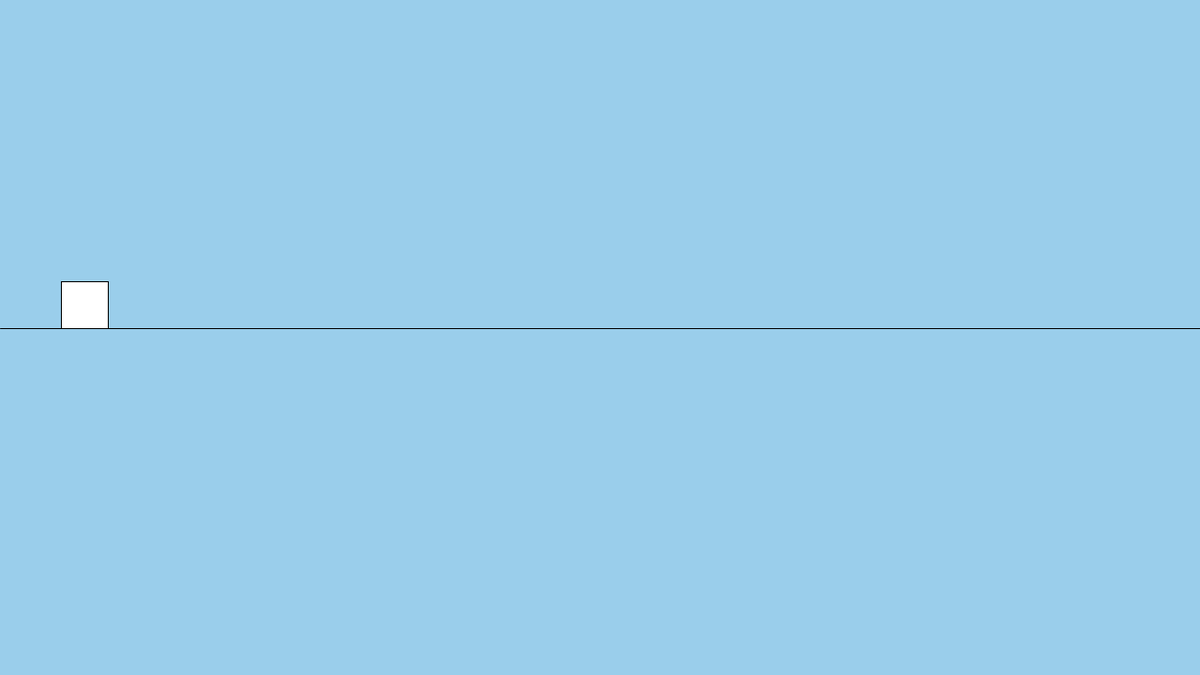
Frame 1 (no input)
Frame 60 (the mouse pressed at the canvas centre just before this capture): identical to frame 1, image omitted
Frame 120 (the mouse held since frame 60 and released just before this capture): identical to frame 1, image omitted

The Processing sketch that drew this single still picture (run headless with seeded random() and noise(); from frame 60 on, the mouse is pressed at the canvas centre):

// Processing sketch: ClickyDinosaur_AEB
// ── ClickyDinosaur_AEB.pde
// REMINDER! pull orgin BEFORE starting to work
// millis() function (use to increase difficulty as game continues)
//Returns the number of milliseconds (thousandths of a second) since starting the sketch. This information is often used for timing animation sequences.
//Clicky Dinosaur Capstone Final Project AEB
// draw dino later?
//ArrayList<cactus> enemies;
float groundY = 200;
float dGravity = 1;
float dinoSize = 50;
float dinoX = 65;
float dinoY = 300;
float dVelocity = 0;
float dinoJump = -10;
boolean isDinoJumping = false; //determines if game continues (dino isn't jumping and hits obstacle, game over)
boolean gameOver = false;
int gameScore = 0;

void setup() {
    size(1280, 720);
    //enemies = new ArrayList<cactus>();
}

void draw() {
    background(154, 206, 235);
    //ground color bellow (make sure to change later)
    line(0, 350, width, 350);
      //temp dino
    fill(255, 255, 255);
    rect(dinoX, dinoY, dinoSize, dinoSize);
    dVelocity += dGravity;
    dinoY += dVelocity;
    if (dinoY >= 300){
      dinoY = 300;
      isDinoJumping = false;
      }
      
      fill(0);
      textSize(30);
      //text("Score" + gameScore);
    }
   
    

void keyPressed(){
  if (key == ' ' && !isDinoJumping) {
  dVelocity = -10;
  isDinoJumping = true;
  }
}
  //key pressed boolean or key pressed()?

//void gameOver(){}
//get() for color hit on object
//enemy as own object
